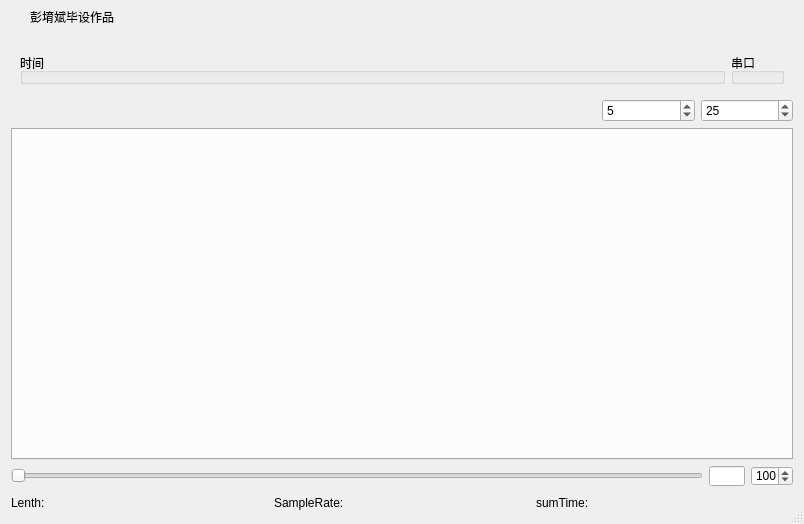
<?xml version="1.0" encoding="UTF-8"?>
<ui version="4.0">
 <class>Dialog</class>
 <widget class="QDialog" name="Dialog">
  <property name="geometry">
   <rect>
    <x>0</x>
    <y>0</y>
    <width>804</width>
    <height>524</height>
   </rect>
  </property>
  <property name="minimumSize">
   <size>
    <width>650</width>
    <height>480</height>
   </size>
  </property>
  <property name="maximumSize">
   <size>
    <width>16777215</width>
    <height>16777215</height>
   </size>
  </property>
  <property name="windowTitle">
   <string>Dialog</string>
  </property>
  <property name="sizeGripEnabled">
   <bool>true</bool>
  </property>
  <property name="modal">
   <bool>false</bool>
  </property>
  <layout class="QVBoxLayout" name="verticalLayout_3">
   <property name="spacing">
    <number>0</number>
   </property>
   <property name="leftMargin">
    <number>0</number>
   </property>
   <property name="topMargin">
    <number>0</number>
   </property>
   <property name="rightMargin">
    <number>0</number>
   </property>
   <property name="bottomMargin">
    <number>0</number>
   </property>
   <item>
    <widget class="QWidget" name="widget_title" native="true">
     <property name="sizePolicy">
      <sizepolicy hsizetype="Preferred" vsizetype="Fixed">
       <horstretch>0</horstretch>
       <verstretch>0</verstretch>
      </sizepolicy>
     </property>
     <property name="minimumSize">
      <size>
       <width>100</width>
       <height>33</height>
      </size>
     </property>
     <layout class="QHBoxLayout" name="horizontalLayout_8">
      <property name="spacing">
       <number>0</number>
      </property>
      <property name="leftMargin">
       <number>0</number>
      </property>
      <property name="topMargin">
       <number>0</number>
      </property>
      <property name="rightMargin">
       <number>0</number>
      </property>
      <property name="bottomMargin">
       <number>0</number>
      </property>
      <item>
       <widget class="QLabel" name="lab_Ico">
        <property name="sizePolicy">
         <sizepolicy hsizetype="Minimum" vsizetype="Minimum">
          <horstretch>0</horstretch>
          <verstretch>0</verstretch>
         </sizepolicy>
        </property>
        <property name="minimumSize">
         <size>
          <width>30</width>
          <height>0</height>
         </size>
        </property>
        <property name="text">
         <string/>
        </property>
        <property name="alignment">
         <set>Qt::AlignCenter</set>
        </property>
       </widget>
      </item>
      <item>
       <widget class="QLabel" name="lab_Title">
        <property name="sizePolicy">
         <sizepolicy hsizetype="Expanding" vsizetype="Minimum">
          <horstretch>0</horstretch>
          <verstretch>0</verstretch>
         </sizepolicy>
        </property>
        <property name="styleSheet">
         <string notr="true">font: 10pt &quot;微软雅黑&quot;;</string>
        </property>
        <property name="text">
         <string>彭堉斌毕设作品</string>
        </property>
        <property name="alignment">
         <set>Qt::AlignLeading|Qt::AlignLeft|Qt::AlignVCenter</set>
        </property>
       </widget>
      </item>
      <item>
       <widget class="QPushButton" name="portButton">
        <property name="sizePolicy">
         <sizepolicy hsizetype="Minimum" vsizetype="Minimum">
          <horstretch>0</horstretch>
          <verstretch>0</verstretch>
         </sizepolicy>
        </property>
        <property name="text">
         <string/>
        </property>
        <property name="flat">
         <bool>true</bool>
        </property>
       </widget>
      </item>
      <item>
       <widget class="QPushButton" name="baudButton">
        <property name="sizePolicy">
         <sizepolicy hsizetype="Minimum" vsizetype="Minimum">
          <horstretch>0</horstretch>
          <verstretch>0</verstretch>
         </sizepolicy>
        </property>
        <property name="text">
         <string/>
        </property>
        <property name="flat">
         <bool>true</bool>
        </property>
       </widget>
      </item>
      <item>
       <widget class="QPushButton" name="countButton">
        <property name="sizePolicy">
         <sizepolicy hsizetype="Minimum" vsizetype="Minimum">
          <horstretch>0</horstretch>
          <verstretch>0</verstretch>
         </sizepolicy>
        </property>
        <property name="text">
         <string/>
        </property>
        <property name="flat">
         <bool>true</bool>
        </property>
       </widget>
      </item>
      <item>
       <widget class="QPushButton" name="btnMenu">
        <property name="sizePolicy">
         <sizepolicy hsizetype="Minimum" vsizetype="Minimum">
          <horstretch>0</horstretch>
          <verstretch>0</verstretch>
         </sizepolicy>
        </property>
        <property name="minimumSize">
         <size>
          <width>31</width>
          <height>0</height>
         </size>
        </property>
        <property name="cursor">
         <cursorShape>ArrowCursor</cursorShape>
        </property>
        <property name="focusPolicy">
         <enum>Qt::NoFocus</enum>
        </property>
        <property name="toolTip">
         <string>菜单</string>
        </property>
        <property name="text">
         <string/>
        </property>
        <property name="flat">
         <bool>true</bool>
        </property>
       </widget>
      </item>
      <item>
       <widget class="QPushButton" name="btnMenu_Min">
        <property name="sizePolicy">
         <sizepolicy hsizetype="Minimum" vsizetype="Minimum">
          <horstretch>0</horstretch>
          <verstretch>0</verstretch>
         </sizepolicy>
        </property>
        <property name="minimumSize">
         <size>
          <width>31</width>
          <height>0</height>
         </size>
        </property>
        <property name="cursor">
         <cursorShape>ArrowCursor</cursorShape>
        </property>
        <property name="focusPolicy">
         <enum>Qt::NoFocus</enum>
        </property>
        <property name="toolTip">
         <string>最小化</string>
        </property>
        <property name="text">
         <string/>
        </property>
        <property name="flat">
         <bool>true</bool>
        </property>
       </widget>
      </item>
      <item>
       <widget class="QPushButton" name="btnMenu_Max">
        <property name="sizePolicy">
         <sizepolicy hsizetype="Minimum" vsizetype="Minimum">
          <horstretch>0</horstretch>
          <verstretch>0</verstretch>
         </sizepolicy>
        </property>
        <property name="minimumSize">
         <size>
          <width>31</width>
          <height>0</height>
         </size>
        </property>
        <property name="cursor">
         <cursorShape>ArrowCursor</cursorShape>
        </property>
        <property name="focusPolicy">
         <enum>Qt::NoFocus</enum>
        </property>
        <property name="toolTip">
         <string>最大化</string>
        </property>
        <property name="text">
         <string/>
        </property>
        <property name="flat">
         <bool>true</bool>
        </property>
       </widget>
      </item>
      <item>
       <widget class="QPushButton" name="btnMenu_Close">
        <property name="sizePolicy">
         <sizepolicy hsizetype="Minimum" vsizetype="Minimum">
          <horstretch>0</horstretch>
          <verstretch>0</verstretch>
         </sizepolicy>
        </property>
        <property name="minimumSize">
         <size>
          <width>40</width>
          <height>0</height>
         </size>
        </property>
        <property name="cursor">
         <cursorShape>ArrowCursor</cursorShape>
        </property>
        <property name="focusPolicy">
         <enum>Qt::NoFocus</enum>
        </property>
        <property name="toolTip">
         <string>关闭</string>
        </property>
        <property name="text">
         <string/>
        </property>
        <property name="flat">
         <bool>true</bool>
        </property>
       </widget>
      </item>
     </layout>
    </widget>
   </item>
   <item>
    <widget class="QWidget" name="widget" native="true">
     <layout class="QVBoxLayout" name="verticalLayout">
      <item>
       <layout class="QHBoxLayout" name="horizontalLayout_2">
        <property name="leftMargin">
         <number>9</number>
        </property>
        <property name="topMargin">
         <number>9</number>
        </property>
        <property name="rightMargin">
         <number>9</number>
        </property>
        <property name="bottomMargin">
         <number>9</number>
        </property>
        <item>
         <widget class="QGroupBox" name="timeBox">
          <property name="sizePolicy">
           <sizepolicy hsizetype="Expanding" vsizetype="Preferred">
            <horstretch>0</horstretch>
            <verstretch>0</verstretch>
           </sizepolicy>
          </property>
          <property name="minimumSize">
           <size>
            <width>0</width>
            <height>0</height>
           </size>
          </property>
          <property name="title">
           <string>时间</string>
          </property>
         </widget>
        </item>
        <item>
         <widget class="QGroupBox" name="portBox">
          <property name="minimumSize">
           <size>
            <width>0</width>
            <height>0</height>
           </size>
          </property>
          <property name="title">
           <string>串口</string>
          </property>
         </widget>
        </item>
       </layout>
      </item>
      <item>
       <layout class="QHBoxLayout" name="horizontalLayout">
        <item>
         <widget class="QPushButton" name="openButton">
          <property name="sizePolicy">
           <sizepolicy hsizetype="Minimum" vsizetype="Minimum">
            <horstretch>0</horstretch>
            <verstretch>0</verstretch>
           </sizepolicy>
          </property>
          <property name="text">
           <string/>
          </property>
          <property name="flat">
           <bool>true</bool>
          </property>
         </widget>
        </item>
        <item>
         <widget class="QPushButton" name="cleanButton">
          <property name="sizePolicy">
           <sizepolicy hsizetype="Minimum" vsizetype="Minimum">
            <horstretch>0</horstretch>
            <verstretch>0</verstretch>
           </sizepolicy>
          </property>
          <property name="text">
           <string/>
          </property>
          <property name="flat">
           <bool>true</bool>
          </property>
         </widget>
        </item>
        <item>
         <widget class="QPushButton" name="stopButton">
          <property name="sizePolicy">
           <sizepolicy hsizetype="Minimum" vsizetype="Minimum">
            <horstretch>0</horstretch>
            <verstretch>0</verstretch>
           </sizepolicy>
          </property>
          <property name="text">
           <string/>
          </property>
          <property name="flat">
           <bool>true</bool>
          </property>
         </widget>
        </item>
        <item>
         <widget class="QPushButton" name="recordButton">
          <property name="sizePolicy">
           <sizepolicy hsizetype="Minimum" vsizetype="Minimum">
            <horstretch>0</horstretch>
            <verstretch>0</verstretch>
           </sizepolicy>
          </property>
          <property name="text">
           <string/>
          </property>
          <property name="flat">
           <bool>true</bool>
          </property>
         </widget>
        </item>
        <item>
         <widget class="QPushButton" name="showButton">
          <property name="sizePolicy">
           <sizepolicy hsizetype="Minimum" vsizetype="Minimum">
            <horstretch>0</horstretch>
            <verstretch>0</verstretch>
           </sizepolicy>
          </property>
          <property name="text">
           <string/>
          </property>
          <property name="flat">
           <bool>true</bool>
          </property>
         </widget>
        </item>
        <item>
         <widget class="QPushButton" name="dataButton">
          <property name="sizePolicy">
           <sizepolicy hsizetype="Minimum" vsizetype="Minimum">
            <horstretch>0</horstretch>
            <verstretch>0</verstretch>
           </sizepolicy>
          </property>
          <property name="text">
           <string/>
          </property>
          <property name="flat">
           <bool>true</bool>
          </property>
         </widget>
        </item>
        <item>
         <widget class="QSpinBox" name="timeSpaceBox">
          <property name="minimum">
           <number>1</number>
          </property>
          <property name="maximum">
           <number>25</number>
          </property>
          <property name="singleStep">
           <number>1</number>
          </property>
          <property name="value">
           <number>5</number>
          </property>
         </widget>
        </item>
        <item>
         <widget class="QSpinBox" name="sampleRateBox">
          <property name="minimum">
           <number>1</number>
          </property>
          <property name="maximum">
           <number>50</number>
          </property>
          <property name="singleStep">
           <number>5</number>
          </property>
          <property name="value">
           <number>25</number>
          </property>
         </widget>
        </item>
       </layout>
      </item>
      <item>
       <widget class="QTabWidget" name="tabWidget">
        <property name="enabled">
         <bool>true</bool>
        </property>
        <property name="sizePolicy">
         <sizepolicy hsizetype="Expanding" vsizetype="Expanding">
          <horstretch>0</horstretch>
          <verstretch>0</verstretch>
         </sizepolicy>
        </property>
        <property name="minimumSize">
         <size>
          <width>0</width>
          <height>0</height>
         </size>
        </property>
        <property name="currentIndex">
         <number>-1</number>
        </property>
        <property name="usesScrollButtons">
         <bool>true</bool>
        </property>
       </widget>
      </item>
      <item>
       <layout class="QHBoxLayout" name="horizontalLayout_6">
        <item>
         <widget class="QSlider" name="horizontalSlider">
          <property name="minimum">
           <number>1</number>
          </property>
          <property name="orientation">
           <enum>Qt::Horizontal</enum>
          </property>
         </widget>
        </item>
        <item>
         <widget class="QLineEdit" name="lineEdit">
          <property name="maximumSize">
           <size>
            <width>36</width>
            <height>20</height>
           </size>
          </property>
         </widget>
        </item>
        <item>
         <widget class="QSpinBox" name="showCountBox">
          <property name="maximumSize">
           <size>
            <width>42</width>
            <height>20</height>
           </size>
          </property>
          <property name="minimum">
           <number>1</number>
          </property>
          <property name="maximum">
           <number>300</number>
          </property>
          <property name="value">
           <number>100</number>
          </property>
         </widget>
        </item>
       </layout>
      </item>
      <item>
       <layout class="QHBoxLayout" name="horizontalLayout_7">
        <item>
         <widget class="QLabel" name="maxlabel">
          <property name="minimumSize">
           <size>
            <width>91</width>
            <height>21</height>
           </size>
          </property>
          <property name="text">
           <string>Lenth:</string>
          </property>
         </widget>
        </item>
        <item>
         <widget class="QLabel" name="timelabel">
          <property name="minimumSize">
           <size>
            <width>91</width>
            <height>21</height>
           </size>
          </property>
          <property name="text">
           <string>SampleRate:</string>
          </property>
         </widget>
        </item>
        <item>
         <widget class="QLabel" name="stimelabel">
          <property name="minimumSize">
           <size>
            <width>91</width>
            <height>21</height>
           </size>
          </property>
          <property name="text">
           <string>sumTime:</string>
          </property>
         </widget>
        </item>
       </layout>
      </item>
     </layout>
    </widget>
   </item>
  </layout>
 </widget>
 <layoutdefault spacing="6" margin="11"/>
 <resources/>
 <connections/>
</ui>
